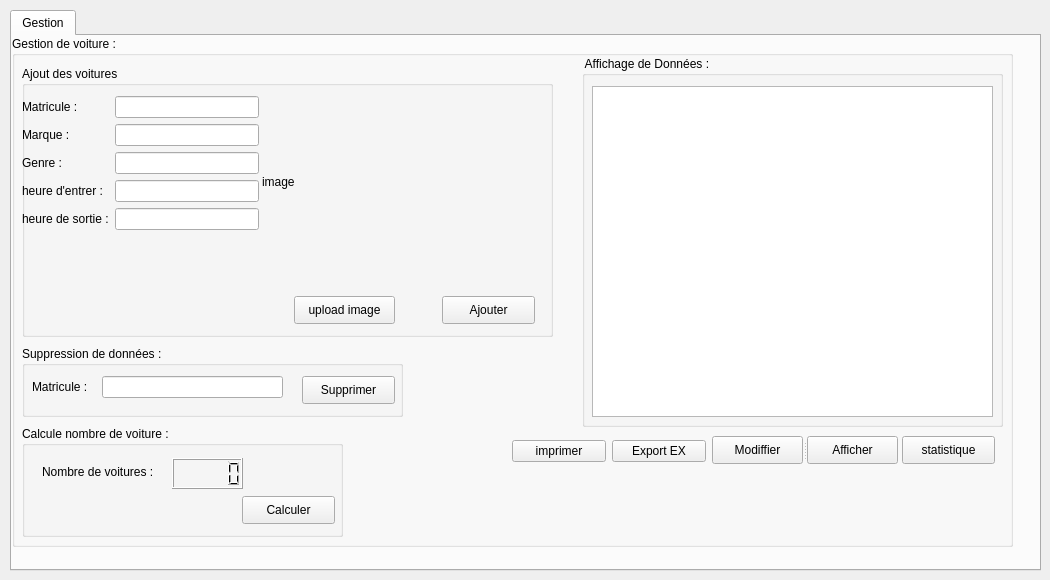
   <widget class="QWidget" name="tab">
    <attribute name="title">
     <string>Voiture</string>
    </attribute>
    <widget class="QTabWidget" name="tabWidget_2">
     <property name="geometry">
      <rect>
       <x>10</x>
       <y>10</y>
       <width>1031</width>
       <height>561</height>
      </rect>
     </property>
     <property name="currentIndex">
      <number>0</number>
     </property>
     <widget class="QWidget" name="gestion">
      <attribute name="title">
       <string>Gestion</string>
      </attribute>
      <widget class="QGroupBox" name="groupBox">
       <property name="geometry">
        <rect>
         <x>0</x>
         <y>0</y>
         <width>1001</width>
         <height>511</height>
        </rect>
       </property>
       <property name="title">
        <string>Gestion de voiture :</string>
       </property>
       <widget class="QGroupBox" name="groupBox_2">
        <property name="geometry">
         <rect>
          <x>570</x>
          <y>20</y>
          <width>421</width>
          <height>371</height>
         </rect>
        </property>
        <property name="title">
         <string> Affichage de Données :</string>
        </property>
        <widget class="QTableView" name="tab_voiture">
         <property name="geometry">
          <rect>
           <x>10</x>
           <y>30</y>
           <width>401</width>
           <height>331</height>
          </rect>
         </property>
        </widget>
       </widget>
       <widget class="QGroupBox" name="groupBox_3">
        <property name="geometry">
         <rect>
          <x>10</x>
          <y>30</y>
          <width>531</width>
          <height>271</height>
         </rect>
        </property>
        <property name="title">
         <string>Ajout des voitures</string>
        </property>
        <widget class="QPushButton" name="PB_Ajout">
         <property name="geometry">
          <rect>
           <x>420</x>
           <y>230</y>
           <width>93</width>
           <height>28</height>
          </rect>
         </property>
         <property name="text">
          <string>Ajouter</string>
         </property>
        </widget>
        <widget class="QWidget" name="layoutWidget">
         <property name="geometry">
          <rect>
           <x>0</x>
           <y>30</y>
           <width>237</width>
           <height>166</height>
          </rect>
         </property>
         <layout class="QFormLayout" name="formLayout">
          <item row="0" column="0">
           <widget class="QLabel" name="label">
            <property name="text">
             <string>Matricule :</string>
            </property>
           </widget>
          </item>
          <item row="0" column="1">
           <widget class="QLineEdit" name="Matricule"/>
          </item>
          <item row="1" column="0">
           <widget class="QLabel" name="label_2">
            <property name="text">
             <string>Marque :</string>
            </property>
           </widget>
          </item>
          <item row="1" column="1">
           <widget class="QLineEdit" name="Marque"/>
          </item>
          <item row="2" column="0">
           <widget class="QLabel" name="label_3">
            <property name="text">
             <string>Genre :</string>
            </property>
           </widget>
          </item>
          <item row="2" column="1">
           <widget class="QLineEdit" name="Genre"/>
          </item>
          <item row="3" column="0">
           <widget class="QLabel" name="label_4">
            <property name="text">
             <string>heure d'entrer :</string>
            </property>
           </widget>
          </item>
          <item row="3" column="1">
           <widget class="QLineEdit" name="heure_E"/>
          </item>
          <item row="4" column="0">
           <widget class="QLabel" name="label_5">
            <property name="text">
             <string>heure de sortie :</string>
            </property>
           </widget>
          </item>
          <item row="4" column="1">
           <widget class="QLineEdit" name="heure_S"/>
          </item>
         </layout>
        </widget>
        <widget class="QLabel" name="image">
         <property name="geometry">
          <rect>
           <x>240</x>
           <y>20</y>
           <width>281</width>
           <height>191</height>
          </rect>
         </property>
         <property name="text">
          <string>image</string>
         </property>
        </widget>
        <widget class="QPushButton" name="btn_upload">
         <property name="geometry">
          <rect>
           <x>1140</x>
           <y>550</y>
           <width>93</width>
           <height>28</height>
          </rect>
         </property>
         <property name="text">
          <string>Upload</string>
         </property>
        </widget>
        <widget class="QPushButton" name="btn_upload_2">
         <property name="geometry">
          <rect>
           <x>272</x>
           <y>230</y>
           <width>101</width>
           <height>28</height>
          </rect>
         </property>
         <property name="text">
          <string>upload image</string>
         </property>
        </widget>
       </widget>
       <widget class="QGroupBox" name="groupBox_4">
        <property name="geometry">
         <rect>
          <x>10</x>
          <y>310</y>
          <width>381</width>
          <height>71</height>
         </rect>
        </property>
        <property name="title">
         <string>Suppression de données :</string>
        </property>
        <widget class="QPushButton" name="PB_supp">
         <property name="geometry">
          <rect>
           <x>280</x>
           <y>30</y>
           <width>93</width>
           <height>28</height>
          </rect>
         </property>
         <property name="text">
          <string>Supprimer</string>
         </property>
        </widget>
        <widget class="QLabel" name="label_7">
         <property name="geometry">
          <rect>
           <x>10</x>
           <y>30</y>
           <width>61</width>
           <height>21</height>
          </rect>
         </property>
         <property name="text">
          <string>Matricule :</string>
         </property>
        </widget>
        <widget class="QLineEdit" name="M_supp">
         <property name="geometry">
          <rect>
           <x>80</x>
           <y>30</y>
           <width>181</width>
           <height>22</height>
          </rect>
         </property>
        </widget>
       </widget>
       <widget class="QSplitter" name="splitter">
        <property name="geometry">
         <rect>
          <x>700</x>
          <y>400</y>
          <width>186</width>
          <height>28</height>
         </rect>
        </property>
        <property name="orientation">
         <enum>Qt::Horizontal</enum>
        </property>
        <widget class="QPushButton" name="btn_edit">
         <property name="text">
          <string>Modiffier</string>
         </property>
        </widget>
        <widget class="QPushButton" name="btn_afficher">
         <property name="text">
          <string>Afficher</string>
         </property>
        </widget>
       </widget>
       <widget class="QGroupBox" name="groupBox_5">
        <property name="geometry">
         <rect>
          <x>10</x>
          <y>390</y>
          <width>321</width>
          <height>111</height>
         </rect>
        </property>
        <property name="title">
         <string>Calcule nombre de voiture :</string>
        </property>
        <widget class="QLabel" name="label_6">
         <property name="geometry">
          <rect>
           <x>20</x>
           <y>30</y>
           <width>131</width>
           <height>31</height>
          </rect>
         </property>
         <property name="text">
          <string>Nombre de voitures :</string>
         </property>
        </widget>
        <widget class="QPushButton" name="btn_calculer">
         <property name="geometry">
          <rect>
           <x>220</x>
           <y>70</y>
           <width>93</width>
           <height>28</height>
          </rect>
         </property>
         <property name="text">
          <string>Calculer</string>
         </property>
        </widget>
        <widget class="QLCDNumber" name="res_calc">
         <property name="geometry">
          <rect>
           <x>150</x>
           <y>32</y>
           <width>71</width>
           <height>31</height>
          </rect>
         </property>
        </widget>
       </widget>
       <widget class="QPushButton" name="btn_stat">
        <property name="geometry">
         <rect>
          <x>890</x>
          <y>400</y>
          <width>93</width>
          <height>28</height>
         </rect>
        </property>
        <property name="text">
         <string>statistique</string>
        </property>
       </widget>
       <widget class="QWidget" name="layoutWidget">
        <property name="geometry">
         <rect>
          <x>500</x>
          <y>400</y>
          <width>194</width>
          <height>30</height>
         </rect>
        </property>
        <layout class="QHBoxLayout" name="horizontalLayout">
         <item>
          <widget class="QPushButton" name="btn_imp">
           <property name="text">
            <string>imprimer</string>
           </property>
          </widget>
         </item>
         <item>
          <widget class="QPushButton" name="btn_export">
           <property name="text">
            <string>Export EX</string>
           </property>
          </widget>
         </item>
        </layout>
       </widget>
      </widget>
     </widget>
    </widget>
   </widget>
